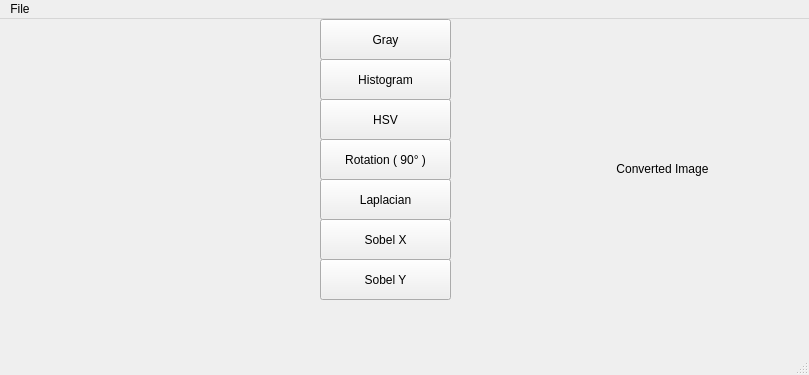
<?xml version="1.0" encoding="UTF-8"?>
<ui version="4.0">
 <class>MainWindow</class>
 <widget class="QMainWindow" name="MainWindow">
  <property name="geometry">
   <rect>
    <x>0</x>
    <y>0</y>
    <width>809</width>
    <height>375</height>
   </rect>
  </property>
  <property name="windowTitle">
   <string>MainWindow</string>
  </property>
  <widget class="QWidget" name="centralwidget">
   <widget class="QLabel" name="label">
    <property name="geometry">
     <rect>
      <x>0</x>
      <y>0</y>
      <width>300</width>
      <height>300</height>
     </rect>
    </property>
    <property name="text">
     <string/>
    </property>
    <property name="pixmap">
     <pixmap>uludag.jpg</pixmap>
    </property>
    <property name="scaledContents">
     <bool>true</bool>
    </property>
   </widget>
   <widget class="QPushButton" name="pushButton">
    <property name="geometry">
     <rect>
      <x>320</x>
      <y>40</y>
      <width>131</width>
      <height>41</height>
     </rect>
    </property>
    <property name="text">
     <string>Histogram</string>
    </property>
   </widget>
   <widget class="QLabel" name="label_2">
    <property name="geometry">
     <rect>
      <x>500</x>
      <y>0</y>
      <width>300</width>
      <height>300</height>
     </rect>
    </property>
    <property name="text">
     <string>                                   Converted Image</string>
    </property>
   </widget>
   <widget class="QPushButton" name="pushButton_2">
    <property name="geometry">
     <rect>
      <x>320</x>
      <y>80</y>
      <width>131</width>
      <height>41</height>
     </rect>
    </property>
    <property name="text">
     <string>HSV</string>
    </property>
   </widget>
   <widget class="QPushButton" name="pushButton_3">
    <property name="geometry">
     <rect>
      <x>320</x>
      <y>120</y>
      <width>131</width>
      <height>41</height>
     </rect>
    </property>
    <property name="text">
     <string>Rotation ( 90° )</string>
    </property>
   </widget>
   <widget class="QPushButton" name="pushButton_4">
    <property name="geometry">
     <rect>
      <x>320</x>
      <y>0</y>
      <width>131</width>
      <height>41</height>
     </rect>
    </property>
    <property name="text">
     <string>Gray</string>
    </property>
   </widget>
   <widget class="QPushButton" name="pushButton_5">
    <property name="geometry">
     <rect>
      <x>320</x>
      <y>200</y>
      <width>131</width>
      <height>41</height>
     </rect>
    </property>
    <property name="text">
     <string>Sobel X</string>
    </property>
   </widget>
   <widget class="QPushButton" name="pushButton_6">
    <property name="geometry">
     <rect>
      <x>320</x>
      <y>160</y>
      <width>131</width>
      <height>41</height>
     </rect>
    </property>
    <property name="text">
     <string>Laplacian</string>
    </property>
   </widget>
   <widget class="QPushButton" name="pushButton_7">
    <property name="geometry">
     <rect>
      <x>320</x>
      <y>240</y>
      <width>131</width>
      <height>41</height>
     </rect>
    </property>
    <property name="text">
     <string>Sobel Y</string>
    </property>
   </widget>
  </widget>
  <widget class="QMenuBar" name="menubar">
   <property name="geometry">
    <rect>
     <x>0</x>
     <y>0</y>
     <width>809</width>
     <height>21</height>
    </rect>
   </property>
   <widget class="QMenu" name="menuFile">
    <property name="title">
     <string>File</string>
    </property>
    <addaction name="actionOpen"/>
    <addaction name="actionSave_Converted_Image"/>
    <addaction name="separator"/>
    <addaction name="actionExit"/>
   </widget>
   <addaction name="menuFile"/>
  </widget>
  <widget class="QStatusBar" name="statusbar"/>
  <action name="actionOpen">
   <property name="text">
    <string>Open</string>
   </property>
  </action>
  <action name="actionSave_Converted_Image">
   <property name="text">
    <string>Save Converted Image</string>
   </property>
  </action>
  <action name="actionExit">
   <property name="text">
    <string>Exit</string>
   </property>
  </action>
 </widget>
 <resources/>
 <connections/>
</ui>
